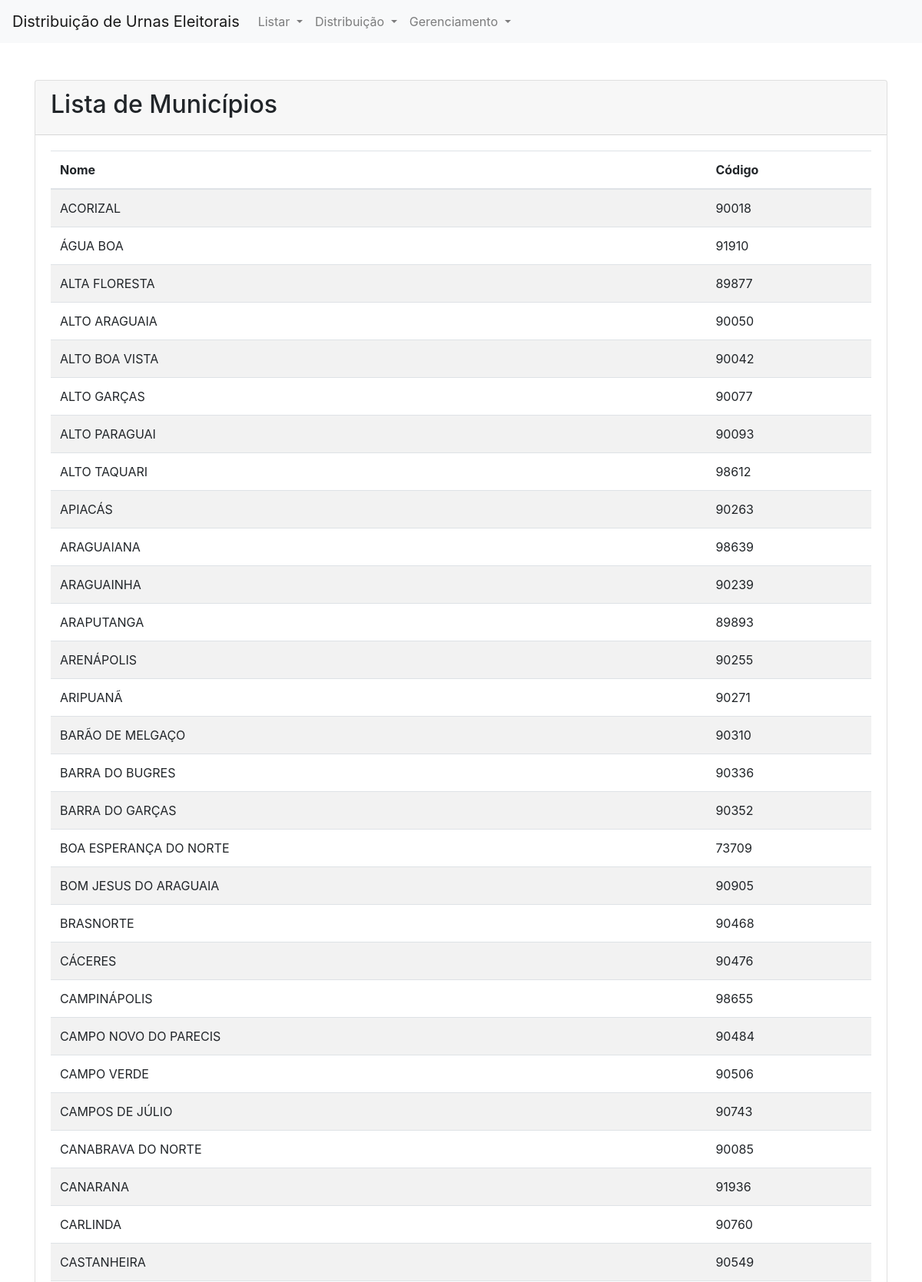
Screenshot of /municipios/ (upper part) with the database file from the repository.
### Logis/models.py (models this page shows, shortened)
class Municipio(models.Model):
    nome = models.CharField(max_length=100)
    cod = models.CharField(max_length=8)

### Logis/views/views_vizualizar.py (the view)
# urls.py: path('municipios/', views_vizualizar.municipio_list, name='municipio_list'),
def municipio_list(request):
    municipios = Municipio.objects.all()
    return render(request, 'Logis/list_municipio.html', {'municipios': municipios})

### Logis/templates/Logis/list_municipio.html
{% extends 'Logis/base.html' %}
{% block content %}
<div class="card">
    <div class="card-header">
        <h2>Lista de Municípios</h2>
    </div>
    <div class="card-body">
        <table class="table table-striped">
            <thead>
                <tr>
                    <th>Nome</th>
                    <th>Código</th>
                </tr>
            </thead>
            <tbody>
                {% for municipio in municipios %}
                <tr>
                    <td>{{ municipio.nome }}</td>
                    <td>{{ municipio.cod }}</td>
                </tr>
                {% empty %}
                <tr>
                    <td colspan="2" class="text-center">Nenhum município cadastrado.</td>
                </tr>
                {% endfor %}
            </tbody>
        </table>
    </div>
</div>
{% endblock %}

### rows the page displays
Municipio: nome "ACORIZAL", cod "90018"
Municipio: nome "ÁGUA BOA", cod "91910"
Municipio: nome "ALTA FLORESTA", cod "89877"
Municipio: nome "ALTO ARAGUAIA", cod "90050"
Municipio: nome "ALTO BOA VISTA", cod "90042"
Municipio: nome "ALTO GARÇAS", cod "90077"
Municipio: nome "ALTO PARAGUAI", cod "90093"
Municipio: nome "ALTO TAQUARI", cod "98612"
Municipio: nome "APIACÁS", cod "90263"
Municipio: nome "ARAGUAIANA", cod "98639"
Municipio: nome "ARAGUAINHA", cod "90239"
Municipio: nome "ARAPUTANGA", cod "89893"
Municipio: nome "ARENÁPOLIS", cod "90255"
Municipio: nome "ARIPUANÃ", cod "90271"
Municipio: nome "BARÃO DE MELGAÇO", cod "90310"
Municipio: nome "BARRA DO BUGRES", cod "90336"
Municipio: nome "BARRA DO GARÇAS", cod "90352"
Municipio: nome "BOA ESPERANÇA DO NORTE", cod "73709"
Municipio: nome "BOM JESUS DO ARAGUAIA", cod "90905"
Municipio: nome "BRASNORTE", cod "90468"
Municipio: nome "CÁCERES", cod "90476"
Municipio: nome "CAMPINÁPOLIS", cod "98655"
Municipio: nome "CAMPO NOVO DO PARECIS", cod "90484"
Municipio: nome "CAMPO VERDE", cod "90506"
Municipio: nome "CAMPOS DE JÚLIO", cod "90743"
Municipio: nome "CANABRAVA DO NORTE", cod "90085"
Municipio: nome "CANARANA", cod "91936"
Municipio: nome "CARLINDA", cod "90760"
Municipio: nome "CASTANHEIRA", cod "90549"
